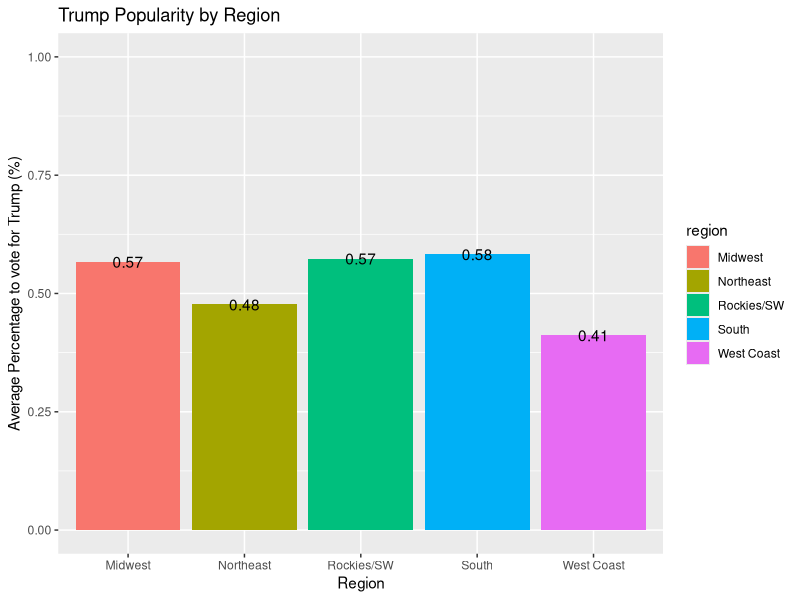
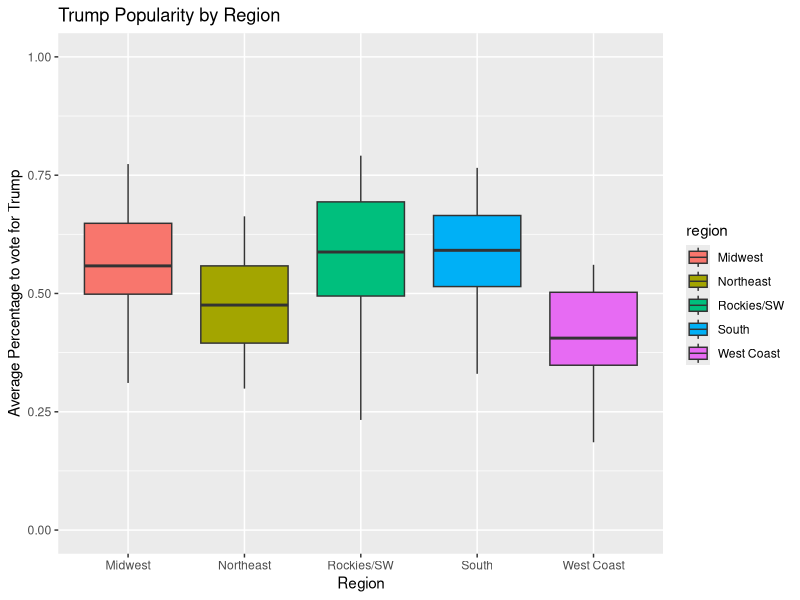
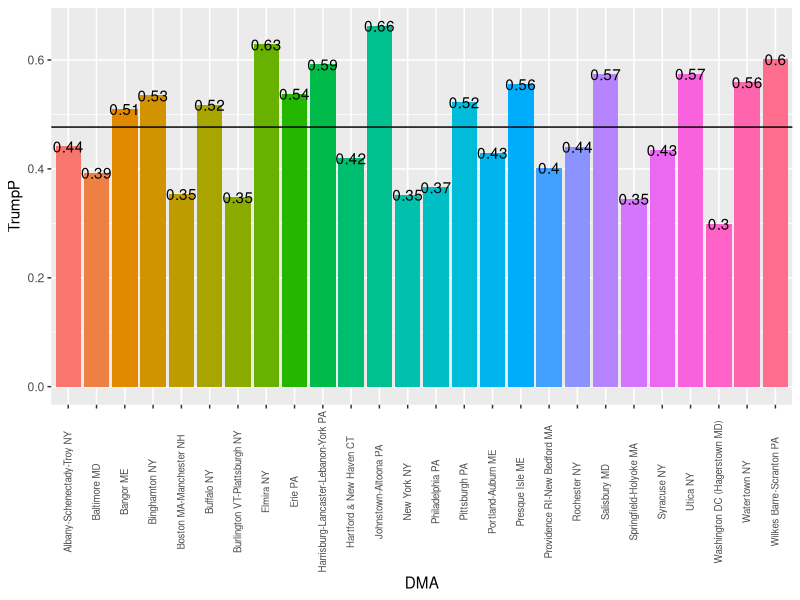
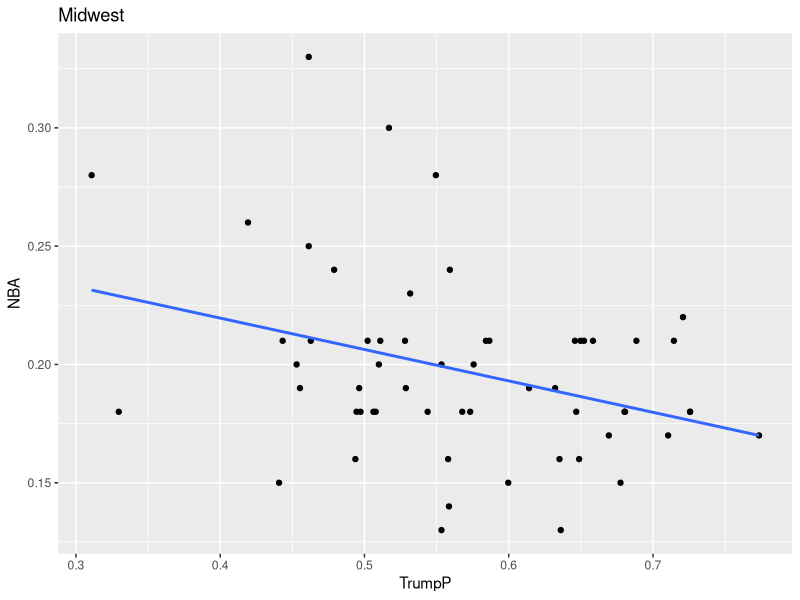

Here is the R script that generated these plots, in order: (Note: this script raises an error after producing the figures.)
# Loading in necessary packages

library(tidyverse)
library(readxl)
library(dplyr)
library(scales)

# read in the excel file

n <- read_excel("NFL Excel.xlsx")

# Filter the data to create a new column called Region

n$state <-  word(n$DMA, -1)
View(n)
n$region <- ifelse(n$state =="MA"|n$state =="NY"|n$state == "VT"|n$state =="NH"|
                     n$state =="ME"|n$state =="CT"|n$state =="RI"|n$state =="PA"|
                     n$state =="NJ"|n$state =="DE"|n$state =="MD"|n$state =="DC"|
                     n$state=="MD)", "Northeast", NA) 
n$region <- ifelse(n$state == "FL"|n$state == "GA"|n$state =="AL"|n$state =="MS"|
                     n$state =="LA"|n$state =="TN"|n$state =="KY"|n$state =="AR"|
                     n$state =="NC"|n$state =="SC"|n$state =="VA"|n$state =="WV"|
                     n$state =="TN-VA","South", n$region)
n$region <- ifelse(n$state == "OH"|n$state =="IN"|n$state =="IL"|n$state =="MI"|
                     n$state =="WI"|n$state =="MN"|n$state =="ND"|n$state =="SD"|
                     n$state =="IA"|n$state =="NE"|n$state =="MO"|n$state =="KS",
                   "Midwest", n$region)
n$region <- ifelse(n$state =="TX"|n$state =="OK"|n$state =="NM"|n$state =="AZ"|
                     n$state =="UT"|n$state =="CO"|n$state =="WY"|n$state =="MT"|
                     n$state =="ID", "Rockies/SW", n$region)
n$region <- ifelse(n$state =="CA"|n$state =="NV"|n$state =="OR"|n$state =="WA"|
                     n$state =="AK"|n$state =="HI", "West Coast", n$region)

# fixing the column name "trump percentage 2016" to "TrumpP"

names(n)[9]<-"TrumpP"

# creating the new data frame with averages for each region

TP <- n %>% group_by(region) %>% summarise(TrumpAvg = mean(TrumpP))
View(TP)

# 2. base graphs, bar graph with average by region and boxplot with same

ggplot(data = TP, mapping = aes(x = region, y = TrumpAvg, fill = region)) + 
  geom_bar(stat='identity') + ylim(c(0, 1)) + geom_text(aes(label=round(TrumpAvg,digits = 2))) +
  labs(title = 'Trump Popularity by Region',
       x = 'Region', 
       y = 'Average Percentage to vote for Trump (%)')

ggplot(data = n, mapping = aes(x = region,y = TrumpP, fill = region)) + 
  geom_boxplot() + ylim(c(0, 1)) +
  labs(title = 'Trump Popularity by Region',
        x = 'Region', 
        y = 'Average Percentage to vote for Trump')

# Filter by region then compare each DMA per region to the region avg

NE <- n %>% filter(region == 'Northeast')

plot1 <- ggplot(data = NE, mapping = aes(x = DMA, y = TrumpP, fill = DMA)) + 
  geom_bar(stat = 'identity',show.legend = FALSE) + labs(x = "DMA", y = "TrumpP") +
  theme(axis.text.x = element_text(angle = 90, size = 7, 
                                   vjust = .4)) 

plot2 <- plot1 + geom_hline(yintercept = mean(NE$TrumpP)) + 
  geom_text(aes(label=round(NE$TrumpP,digits = 2)))

plot2


# Midwest: NBA by Trump
MW <- n %>% filter(region == 'Midwest')

ggplot(data = MW, mapping = aes(x = TrumpP, y = NBA )) + geom_point()+
  geom_smooth(method = 'lm', se = FALSE) + labs(title = "Midwest")
cor.test(MW$TrumpP, MW$NBA)
sd(MW$TrumpP, MW$NBA)


# West Coast: NBA by Trump
WC <- n %>% filter(region == 'West Coast')

ggplot(data = WC, mapping = aes(x = TrumpP, y = NBA )) + geom_point()+
  geom_smooth(method = 'lm', se = FALSE) + labs(title = "West Coast")
cor.test(WC$TrumpP, WC$NBA)
sd(WC$TrumpP, WC$NBA)

# South Nascar by trump

SO <- n %>% filter(region == 'South')

ggplot(data = SO, mapping = aes(x = TrumpP, y = NASCAR )) + geom_point()+
  geom_smooth(method = 'lm', se = FALSE) + labs(title = "South")
cor.test(SO$TrumpP, SO$NASCAR)
sd(SO$TrumpP, SO$NASCAR)

#Rockies: Nascar by Trump

RSW <- n %>% filter(region == 'Rockies/SW')

ggplot(data = RSW, mapping = aes(x = TrumpP, y = NASCAR )) + geom_point()+
  geom_smooth(method = 'lm', se = FALSE) + labs(title = "Rockies/SW")
cor.test(RSW$TrumpP, RSW$NASCAR)
sd(RSW$TrumpP, RSW$NASCAR)

# Northeast:  Nascar by Trump

NE <- n %>% filter(region == 'Northeast')

ggplot(data = NE, mapping = aes(x = TrumpP, y = NASCAR )) + geom_point()+
  geom_smooth(method = 'lm', se = FALSE) + labs(title = "Northeast")
cor.test(NE$TrumpP, NE$NASCAR)

sd(NE$TrumpP, NE$NASCAR)








       